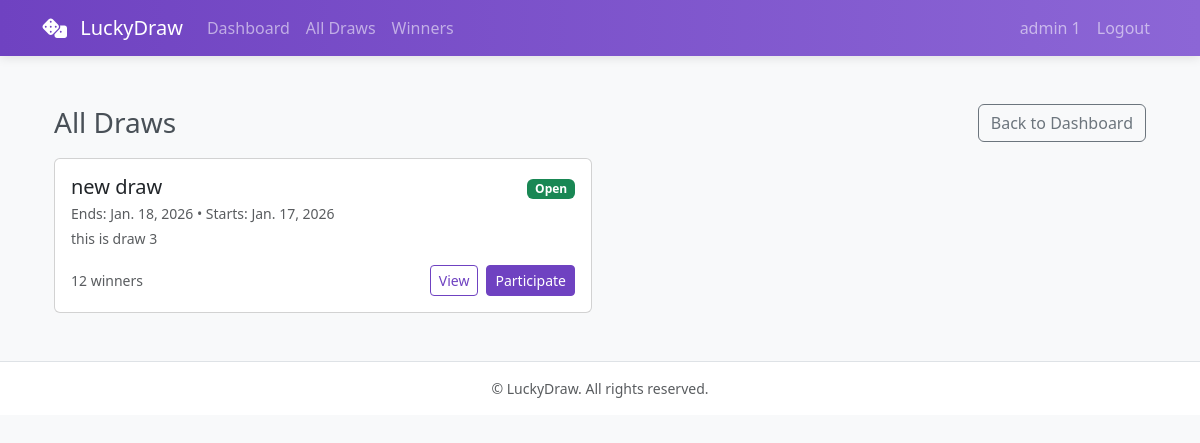
Screenshot of /accounts/draws/ (signed in) with the database file from the repository.
### accounts/models.py (models this page shows, shortened)
class Draw(models.Model):
    DRAW_TYPE_CHOICES = (
        ('single', 'Single Winner'),
        ('multi',  'Multiple Winners'),
    )
    title          = models.CharField(max_length=255, default='Untitled Draw')
    draw_type      = models.CharField(max_length=10, choices=DRAW_TYPE_CHOICES, default='single')
    description    = models.TextField(default='No description provided')
    prize_name     = models.CharField(max_length=200, default='Prize')
    prize_value    = models.DecimalField(max_digits=10, decimal_places=2, default=0.00)
    winners_count  = models.PositiveIntegerField(default=1)
    start_date     = models.DateField(null=True, blank=True)
    end_date       = models.DateField(null=True, blank=True)
    result_date    = models.DateField(null=True, blank=True)
    winners_selected = models.BooleanField(default=False)
    created_by     = models.ForeignKey(settings.AUTH_USER_MODEL, on_delete=models.SET_NULL, null=True, related_name='created_draws')
    created_at     = models.DateTimeField(auto_now_add=True)
    updated_at     = models.DateTimeField(auto_now=True)

### accounts/views.py (the view)
# urls.py: path('draws/', views.all_draws, name='all_draws'),
@login_required
def all_draws(request):
    draws = Draw.objects.order_by('-end_date').select_related('created_by')
    return render(request, 'draw_list.html', {'draws': draws, 'today': date.today()})

### templates/draw_list.html (shortened to what this page needs)
{% extends "base.html" %}
{% block content %}
<div class="container py-4">
  <div class="d-flex justify-content-between align-items-center mb-3">
    <h3 class="mb-0">All Draws</h3>
    <a class="btn btn-outline-secondary" href="{% url 'user_dashboard' %}">Back to Dashboard</a>
  </div>
  <div class="row g-3">
    {% for draw in draws %}
      <div class="col-md-6">
        <div class="card h-100">
          <div class="card-body">
            <div class="d-flex justify-content-between align-items-start">
              <div>
                <h5 class="card-title mb-1">{{ draw.title }}</h5>
                <p class="small text-muted mb-1">
                  {% if draw.end_date %}Ends: {{ draw.end_date }}{% endif %}
                  {% if draw.start_date %} • Starts: {{ draw.start_date }}{% endif %}
                </p>
              </div>
              <div class="text-end">
                {% if draw.end_date and draw.end_date < today %}
                  <span class="badge bg-secondary">Closed</span>
                {% else %}
                  <span class="badge bg-success">Open</span>
                {% endif %}
              </div>
            </div>
            <p class="text-muted small mb-2">{{ draw.description|truncatechars:120 }}</p>
            <div class="d-flex justify-content-between align-items-center mt-3">
              <div class="small text-muted">
                {{ draw.winners_count }} winner{% if draw.winners_count|default:0 > 1 %}s{% endif %}
              </div>
              <div class="d-flex gap-2">
                <a class="btn btn-sm btn-outline-primary" href="{% url 'draw_detail' draw.id %}">View</a>
                <form method="post" action="{% url 'join_draw' draw.id %}">
                  <button class="btn btn-sm btn-primary">Participate</button>
                </form>
              </div>
            </div>
          </div>
        </div>
      </div>
    {% empty %}
      <div class="col-12">
        <div class="alert alert-info">No draws found.</div>
      </div>
    {% endfor %}
  </div>
</div>
{% endblock %}

### templates/base.html (shortened to what this page needs)
{% load static %}
<!DOCTYPE html>
<html lang="en">
<head>
  <link href="https://cdn.jsdelivr.net/npm/bootstrap@5.3.0/dist/css/bootstrap.min.css" rel="stylesheet">
  <link rel="stylesheet" href="{% static 'accounts/css/user.css' %}">
</head>
<body class="bg-light">
  <nav class="navbar navbar-expand-lg navbar-dark bg-primary">
    <div class="container">
      <a class="navbar-brand" href="{% url 'user_dashboard' %}">
        <i class="fas fa-dice me-2"></i> LuckyDraw
      </a>
      <div class="collapse navbar-collapse" id="mainNav">
        <ul class="navbar-nav me-auto mb-2 mb-lg-0">
          <li class="nav-item"><a class="nav-link" href="{% url 'user_dashboard' %}">Dashboard</a></li>
          <li class="nav-item"><a class="nav-link" href="{% url 'all_draws' %}">All Draws</a></li>
          <li class="nav-item"><a class="nav-link" href="#">Winners</a></li>
        </ul>
        <ul class="navbar-nav ms-auto">
          {% if request.user.is_authenticated %}
            <li class="nav-item"><a class="nav-link" href="#">{{ request.user.get_full_name|default:request.user.username }}</a></li>
            <li class="nav-item"><a class="nav-link" href="{% url 'logout' %}">Logout</a></li>
          {% else %}
            <li class="nav-item"><a class="nav-link" href="{% url 'login' %}">Login</a></li>
          {% endif %}
        </ul>
      </div>
    </div>
  </nav>
  <main class="container my-4">
    {% block content %}{% endblock %}
  </main>
  <footer class="bg-white border-top py-3">
    <div class="container text-center small text-muted">
      © {{ now.year }} LuckyDraw. All rights reserved.
    </div>
  </footer>
</body>
</html>

### accounts/static/accounts/css/user.css (style rules this page uses)
:root { --primary: #6f42c1; --secondary: #fd7e14; --light-bg: #f8f9fa; --dark-bg: #343a40; }
body { font-family: 'Segoe UI', Tahoma, Geneva, Verdana, sans-serif; background-color: #f5f7fb; color: #495057; }
.navbar { background: linear-gradient(to right, #6f42c1, #8c66d6); box-shadow: 0 2px 10px rgba(0, 0, 0, 0.1); }
.btn-primary { background-color: var(--primary); border-color: var(--primary); }
.btn-outline-primary { color: var(--primary); border-color: var(--primary); }

### rows the page displays
Draw: title "new draw", end_date "Jan. 18, 2026", start_date "Jan. 17, 2026", shows "Open", description "this is draw 3", winners_count "12"

### other values shown
{{ request.user.get_full_name|default:request.user.username }} "admin 1"
